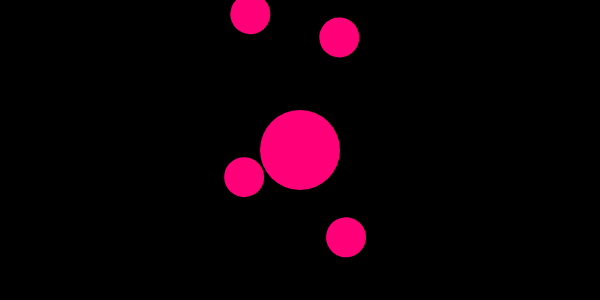
Frame 1 (no input)
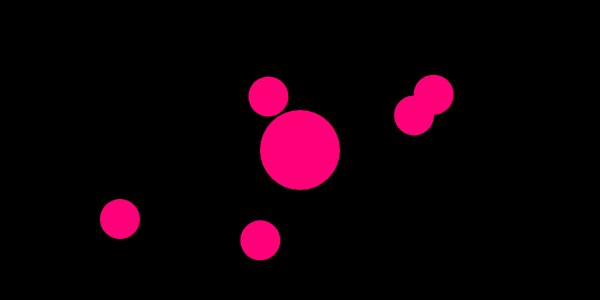
Frame 60 (no input)
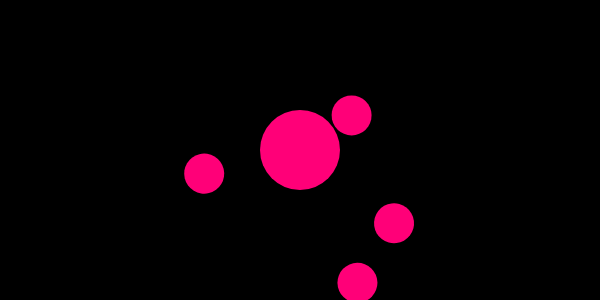
Frame 120 (the mouse pressed at the canvas centre since frame 60)

The p5.js sketch that drew these frames (run headless with seeded random() and noise() and a simulated clock; from frame 60 on, the mouse is pressed at the canvas centre):

// p5.js sketch
// ── sketch.js
var sun;

function setup() {
  createCanvas(600, 300);
  background(0);
  sun = new Planet(40, 0, 0, 0);
  sun.spawnMoons(5);
}

function draw() {
  background(0);
  translate(width/2, height/2);
  sun.show();
  sun.orbit();
}

// ── planet.js
function Planet(r, d, a, o) {
  this.radius = r;
  this.angle = a;
  this.distance = d;
  this.planets = [];
  this.orbitspeed = o;

  this.show = function() {
    push();
    rotate(this.angle);
    translate(this.distance, 0);
    noStroke();
    fill(255, 0, 120);
    ellipse(0, 0, this.radius * 2, this.radius * 2);
    pop();
    // push()
    // noFill();
    // stroke(255);
    // if (this.planets.length > 0) {
    //   for (var i = 0; i < this.planets.length; i++) {
    //     ellipse(0, 0, this.planets[i].distance, this.planets[i].distance);
    //   } 
    // }
    // pop()
    if (this.planets.length > 0) {
      for (var i = 0; i < this.planets.length; i++) {
        this.planets[i].show();
      }
    }
  };

  this.orbit = function() {
    this.angle = this.angle + this.orbitspeed;
    if (this.planets.length > 0) {
      for (var i = 0; i < this.planets.length; i++) {
        this.planets[i].orbit();
      }
    }
  };

  this.spawnMoons = function(total) {
    for (var i = 0; i < total; i++) {
      var nr = this.radius * 0.5;
      var rd = random(50, 250);
      var ra = random(0, Math.PI*2);
      this.planets.push(new Planet(nr, rd, ra, random(0.01, 0.03)));
    }
  };
}
